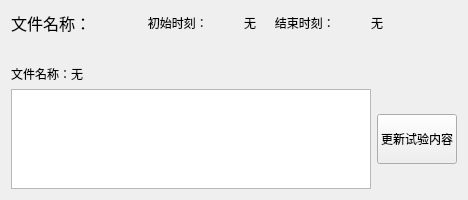
         <widget class="QWidget" name="widget_3" native="true">
          <layout class="QGridLayout" name="gridLayout_4">
           <item row="3" column="6">
            <widget class="QPushButton" name="Btn_UpdateTestInfo">
             <property name="minimumSize">
              <size>
               <width>50</width>
               <height>50</height>
              </size>
             </property>
             <property name="maximumSize">
              <size>
               <width>200</width>
               <height>16777215</height>
              </size>
             </property>
             <property name="text">
              <string>更新试验内容</string>
             </property>
            </widget>
           </item>
           <item row="0" column="4">
            <widget class="QLabel" name="label_DMS_TableControl_TotalNum_10">
             <property name="minimumSize">
              <size>
               <width>100</width>
               <height>0</height>
              </size>
             </property>
             <property name="maximumSize">
              <size>
               <width>100</width>
               <height>16777215</height>
              </size>
             </property>
             <property name="styleSheet">
              <string notr="true"/>
             </property>
             <property name="text">
              <string>   结束时刻：</string>
             </property>
            </widget>
           </item>
           <item row="0" column="5" colspan="2">
            <widget class="QLabel" name="LbFinishTime">
             <property name="minimumSize">
              <size>
               <width>15</width>
               <height>0</height>
              </size>
             </property>
             <property name="styleSheet">
              <string notr="true"/>
             </property>
             <property name="text">
              <string>无</string>
             </property>
            </widget>
           </item>
           <item row="0" column="1">
            <widget class="QLabel" name="LbFileName">
             <property name="minimumSize">
              <size>
               <width>15</width>
               <height>0</height>
              </size>
             </property>
             <property name="styleSheet">
              <string notr="true"/>
             </property>
             <property name="text">
              <string/>
             </property>
            </widget>
           </item>
           <item row="0" column="2">
            <widget class="QLabel" name="label_DMS_TableControl_TotalNum_9">
             <property name="minimumSize">
              <size>
               <width>100</width>
               <height>0</height>
              </size>
             </property>
             <property name="maximumSize">
              <size>
               <width>100</width>
               <height>16777215</height>
              </size>
             </property>
             <property name="styleSheet">
              <string notr="true"/>
             </property>
             <property name="text">
              <string>   初始时刻：</string>
             </property>
            </widget>
           </item>
           <item row="2" column="0" colspan="5">
            <widget class="QLabel" name="LbFileName_2">
             <property name="maximumSize">
              <size>
               <width>16777215</width>
               <height>25</height>
              </size>
             </property>
             <property name="text">
              <string>文件名称：无</string>
             </property>
            </widget>
           </item>
           <item row="0" column="0">
            <widget class="QLabel" name="label_DMS_TableControl_TotalNum_6">
             <property name="minimumSize">
              <size>
               <width>100</width>
               <height>0</height>
              </size>
             </property>
             <property name="maximumSize">
              <size>
               <width>100</width>
               <height>30</height>
              </size>
             </property>
             <property name="font">
              <font>
               <family>微软雅黑</family>
               <pointsize>12</pointsize>
               <weight>50</weight>
               <italic>false</italic>
               <bold>false</bold>
              </font>
             </property>
             <property name="styleSheet">
              <string notr="true"/>
             </property>
             <property name="text">
              <string>文件名称：</string>
             </property>
            </widget>
           </item>
           <item row="0" column="3">
            <widget class="QLabel" name="LbStartTime">
             <property name="minimumSize">
              <size>
               <width>15</width>
               <height>0</height>
              </size>
             </property>
             <property name="styleSheet">
              <string notr="true"/>
             </property>
             <property name="text">
              <string>无</string>
             </property>
            </widget>
           </item>
           <item row="3" column="0" colspan="6">
            <widget class="QPlainTextEdit" name="EditTestInfo">
             <property name="minimumSize">
              <size>
               <width>0</width>
               <height>100</height>
              </size>
             </property>
             <property name="maximumSize">
              <size>
               <width>16777215</width>
               <height>100</height>
              </size>
             </property>
            </widget>
           </item>
           <item row="1" column="0" colspan="7">
            <widget class="QCustomPlot" name="customPlot" native="true">
             <property name="maximumSize">
              <size>
               <width>16777215</width>
               <height>16777215</height>
              </size>
             </property>
             <layout class="QGridLayout" name="gridLayout_18"/>
            </widget>
           </item>
          </layout>
         </widget>
